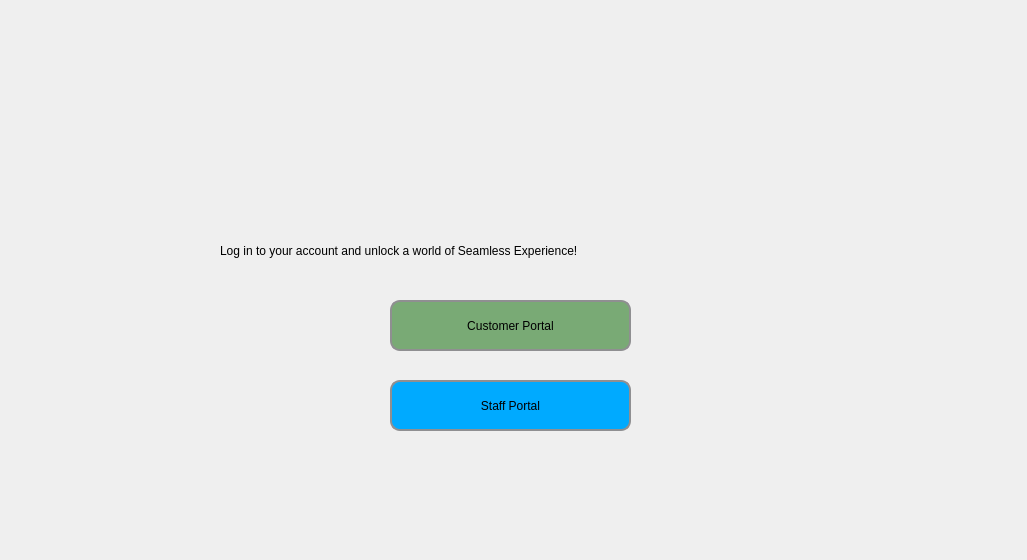
<?xml version="1.0" encoding="UTF-8"?>
<ui version="4.0">
 <class>Form</class>
 <widget class="QWidget" name="Form">
  <property name="geometry">
   <rect>
    <x>0</x>
    <y>0</y>
    <width>1027</width>
    <height>560</height>
   </rect>
  </property>
  <property name="windowTitle">
   <string>Form</string>
  </property>
  <widget class="QLabel" name="label">
   <property name="geometry">
    <rect>
     <x>220</x>
     <y>230</y>
     <width>661</width>
     <height>41</height>
    </rect>
   </property>
   <property name="styleSheet">
    <string notr="true">font: 75 8pt &quot;8514oem&quot;;</string>
   </property>
   <property name="text">
    <string>Log in to your account and unlock a world of Seamless Experience!</string>
   </property>
  </widget>
  <widget class="QPushButton" name="custButton">
   <property name="geometry">
    <rect>
     <x>390</x>
     <y>300</y>
     <width>241</width>
     <height>51</height>
    </rect>
   </property>
   <property name="styleSheet">
    <string notr="true">background-color: rgb(121, 170, 117);
font: 75 12pt &quot;8514oem&quot;;
border-radius: 10px; 
border: 2px solid #8f8f91;</string>
   </property>
   <property name="text">
    <string>Customer Portal</string>
   </property>
  </widget>
  <widget class="QPushButton" name="staffButton">
   <property name="geometry">
    <rect>
     <x>390</x>
     <y>380</y>
     <width>241</width>
     <height>51</height>
    </rect>
   </property>
   <property name="styleSheet">
    <string notr="true">background-color: rgb(0, 170, 255);
font: 75 12pt &quot;8514oem&quot;;
border-radius: 10px; 
border: 2px solid #8f8f91;</string>
   </property>
   <property name="text">
    <string>Staff Portal</string>
   </property>
  </widget>
  <widget class="QLabel" name="label_2">
   <property name="geometry">
    <rect>
     <x>0</x>
     <y>0</y>
     <width>1031</width>
     <height>561</height>
    </rect>
   </property>
   <property name="styleSheet">
    <string notr="true"/>
   </property>
   <property name="text">
    <string/>
   </property>
   <property name="pixmap">
    <pixmap>wepik-export-20231217053042atAc.jpeg</pixmap>
   </property>
   <property name="scaledContents">
    <bool>true</bool>
   </property>
  </widget>
  <zorder>label_2</zorder>
  <zorder>label</zorder>
  <zorder>custButton</zorder>
  <zorder>staffButton</zorder>
 </widget>
 <resources>
  <include location="tst_rsc.qrc"/>
  <include location="tst2.qrc"/>
 </resources>
 <connections/>
</ui>
